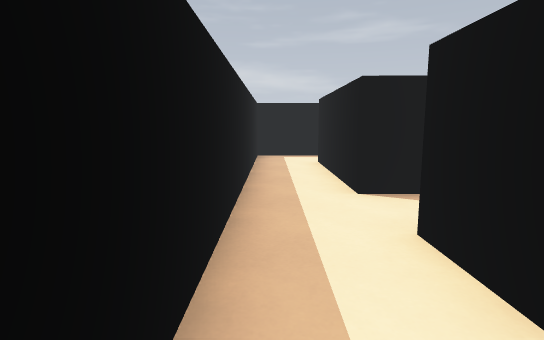
View 1 (above)

20 first-person views from a walk through a 3-D level made in the Godot game engine. The camera is 1.2 m above the floor, tilts 8° down and sees 80° across. The floor is counted in squares, 1 m on a side. Each view is taken from the middle of a square. On the plan, view 1 faces up. The plan holds only what a view shows up to about 14 squares ahead; the rest is blank. The place goes on beyond the plan.

View 2
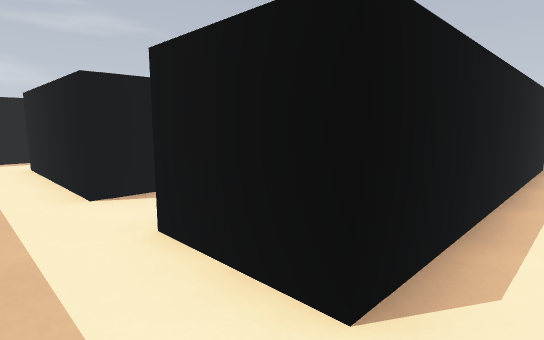

View 3
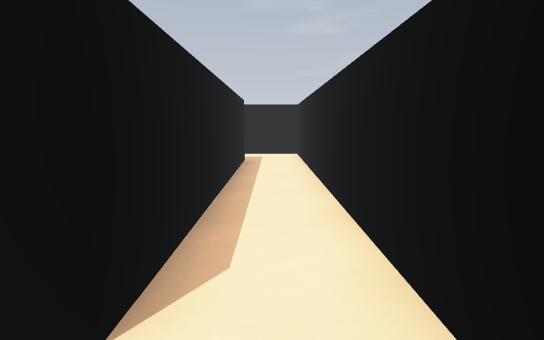

View 4
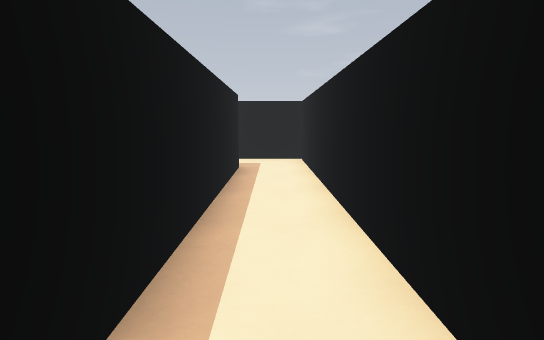

View 5
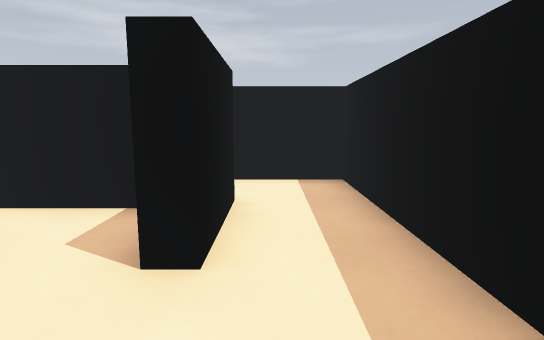

View 6
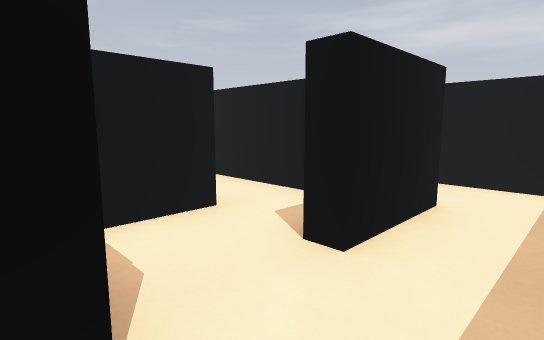

View 7
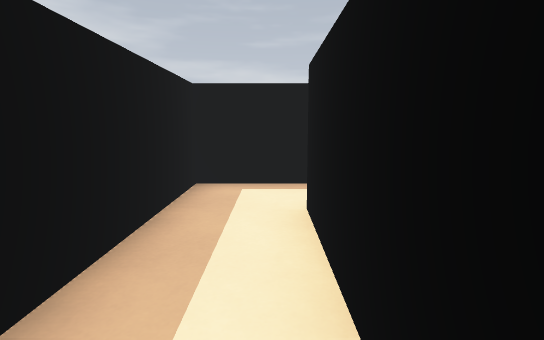

View 8
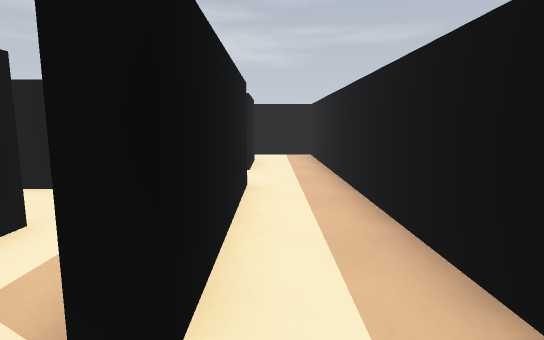

View 9
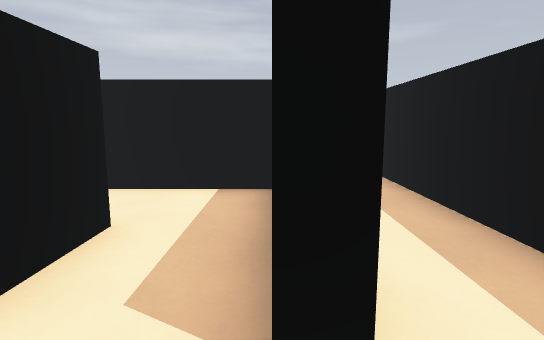

View 10
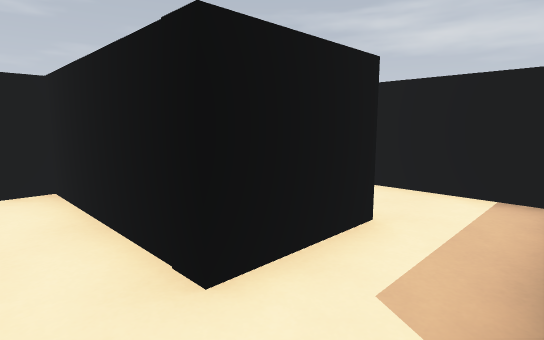

View 11
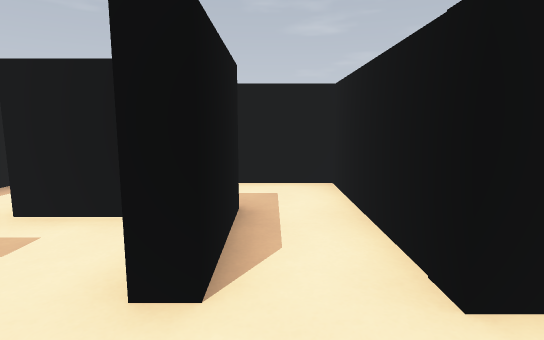

View 12
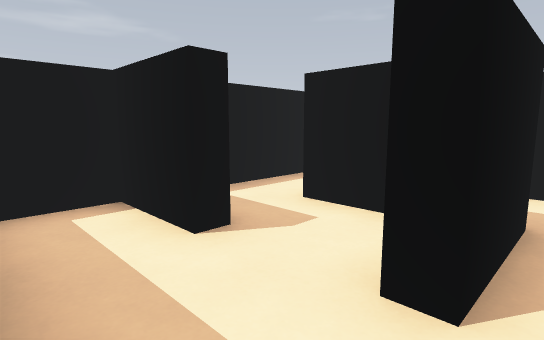

View 13
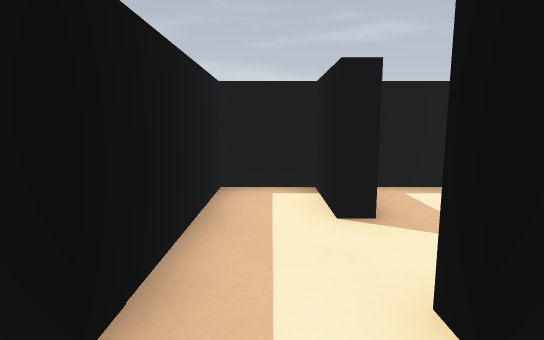

View 14
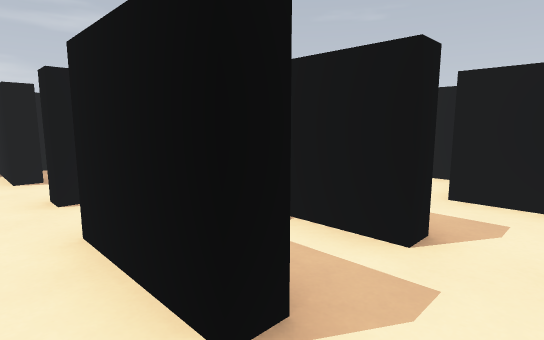

View 15
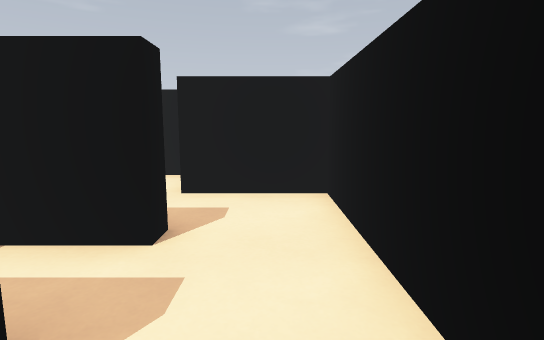

View 16
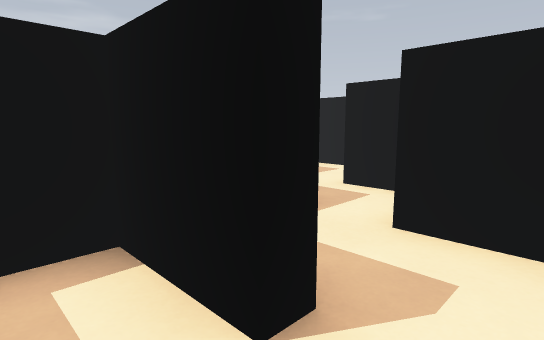

View 17
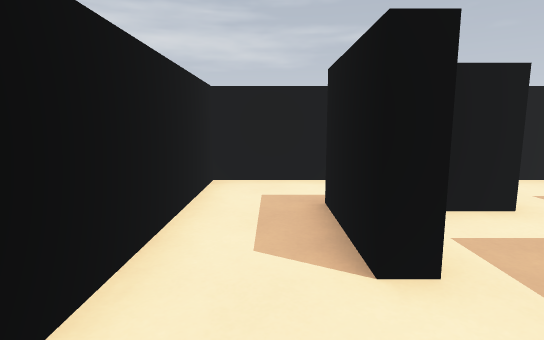

View 18
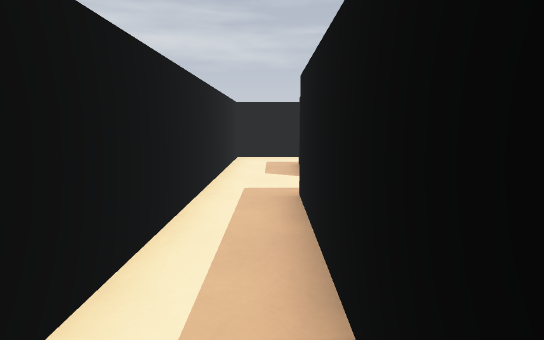

View 19
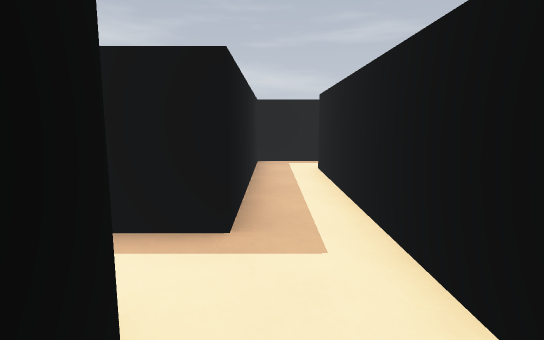

View 20
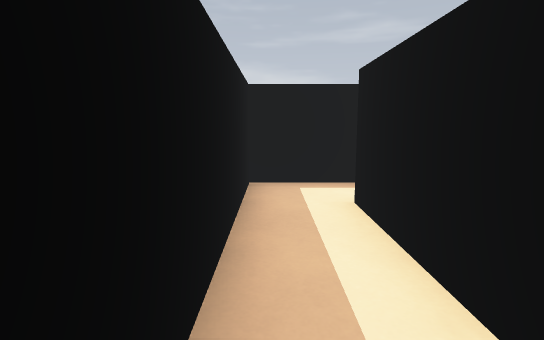

### Floor plan
Points are (right, up) in squares from view 1. A wall is a line through its corners. A room is listed if a view was taken in it or the views show most of it. See-through windows are left out.
Room 1 (views 1, 2, 3, 4, 5, 6, 7, 8, 9, 10, 11, 12)
walls: (2.6, 5.5) (1.6, 5.5) (1.6, 10.5) (2, 10.5); (2, 12.5) (-0.6, 12.5) (-0.6, -1) (13.3, -1) (13.3, 1.3); (11.1, 0.9) (1.6, 0.9) (1.6, 3.4) (2.1, 3.4)
ways out: opening at (2, 11.5) to room 2; opening at (2, 4.5) to room 5; opening at (12.5, 1)
Room 2 (view 13)
walls: (4.4, 15) (3.9, 15) (3.9, 17.2) (2, 17.2) (2, 12.5); (6.1, 13.9) (6.1, 15.5); (6.6, 12.5) (3.9, 12.5) (3.9, 13); (3.9, 8.2) (3.9, 10.8) (6.6, 10.8)
ways out: opening at (2, 11.5) to room 1; opening at (3, 9.5) to room 3; opening at (5.5, 12) to room 6; opening at (5, 15)
Room 3 (views 14, 15, 16)
walls: (6.6, 8.2) (6.1, 8.2) (6.1, 10.2) (5.1, 10.2); (4.5, 8.2) (3.9, 8.2); (2, 6) (8.6, 6) (8.6, 8.6) (9.6, 8.6)
ways out: opening at (3, 9.5) to room 2; opening at (9, 9) to room 8
Room 4 (views 17, 18, 19, 20)
walls: (11.2, 10.8) (11.2, 8); (13.8, 19.7) (11.5, 19.7) (11.5, 12.5); (10.8, 6) (13.3, 6) (13.3, 18)
ways out: opening at (11, 11.5) to room 7; opening at (13.5, 19)
Room 5 (no view inside)
walls: (3.9, 3.1) (3.9, 4.9); (2.9, 1.4) (4.4, 1.4)
ways out: opening at (2, 4.5) to room 1; opening at (4, 2.5)
Room 6 (no view inside)
walls: (6.6, 10.8) (8.6, 10.8) (8.6, 12.8)
ways out: opening at (5.5, 12) to room 2; opening at (7.5, 13)
Room 7 (no view inside)
walls: (10.7, 10.8) (11.2, 10.8); (11.5, 12.5) (10.1, 12.5)
ways out: opening at (11, 11.5) to room 4; opening at (10, 10) to room 8
Room 8 (no view inside)
walls: (10.7, 9.1) (10.7, 10.8)
ways out: opening at (9, 9) to room 3; opening at (10, 10) to room 7

Positions as (right, up) in squares from view 1, and headings:
1: (0, 0), facing up
2: (0, 0), facing up-right
3: (0, 0), facing right
4: (2, 0), facing right
5: (1, 6), facing down
6: (0, 6), facing down-right
7: (1, 6), facing up
8: (1, 12), facing down
9: (2, 12), facing down
10: (2, 12), facing down-right
11: (2, 12), facing right
12: (2, 12), facing up-right
13: (3, 11), facing up
14: (3, 7), facing up-right
15: (3, 7), facing right
16: (5, 7), facing up-right
17: (12, 13), facing down
18: (12, 18), facing down
19: (12, 9), facing up
20: (12, 13), facing up
